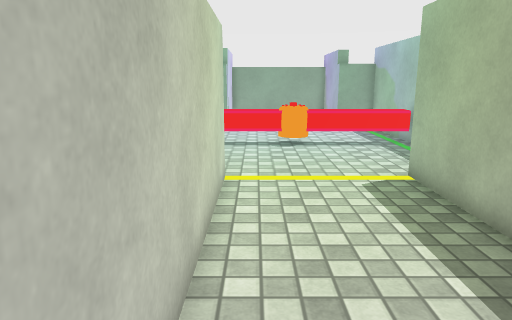
View 1 (above)

14 first-person views from a walk through a scene from a Unity 3-D project. The camera is 1.4 m above the floor, tilts 12° down and sees 70° across. The floor is counted in squares, 0.5 m on a side. Each view is taken from the middle of a square. On the plan, view 1 faces up. The plan holds only what a view shows up to about 20 squares ahead; the rest is blank. The player character is not drawn. Door leaves are left out, so doorways stand open. Some surface patterns are stand-ins.

View 2
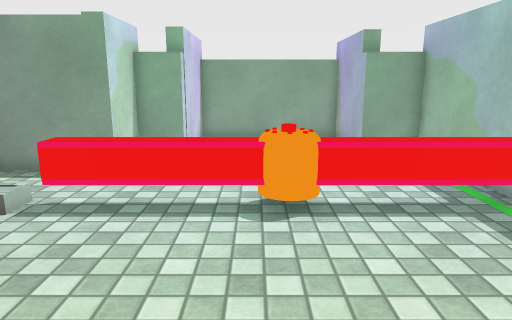

View 3
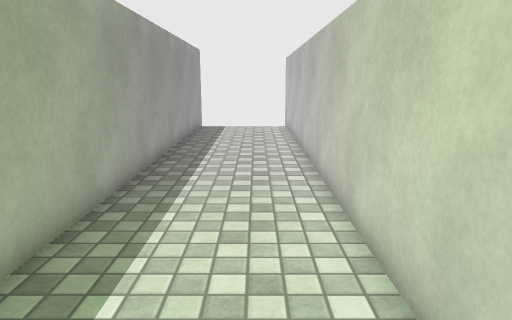

View 4
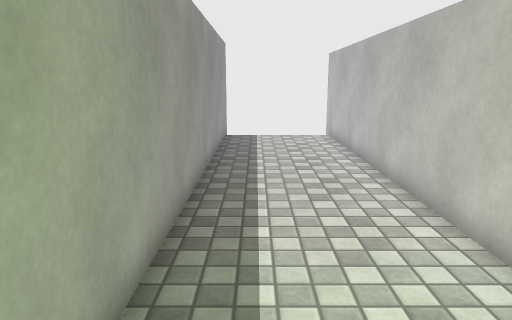

View 5
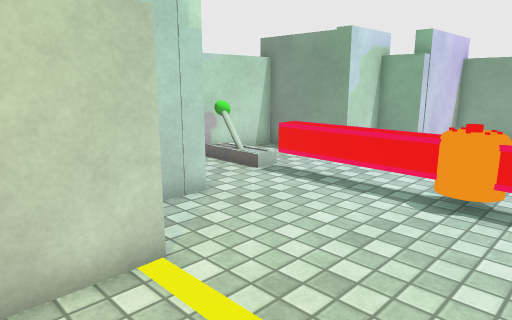

View 6
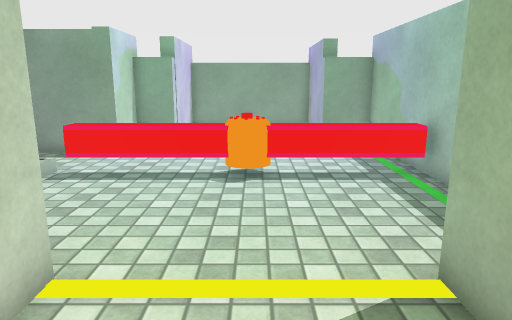

View 7
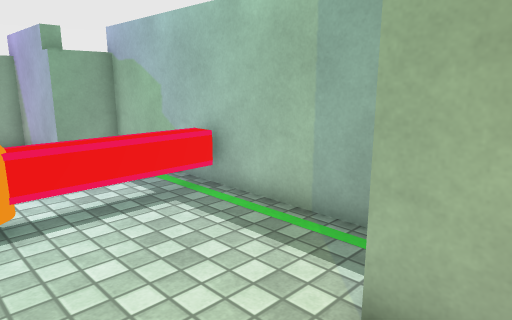

View 8
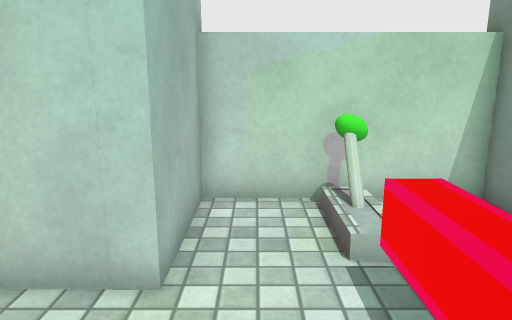

View 9
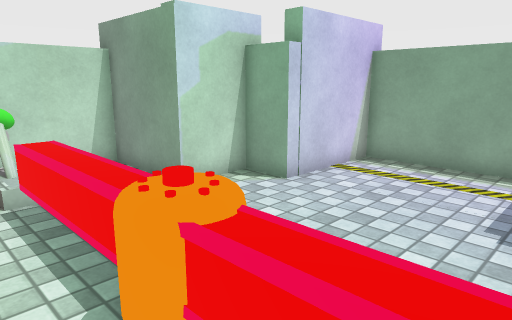

View 10
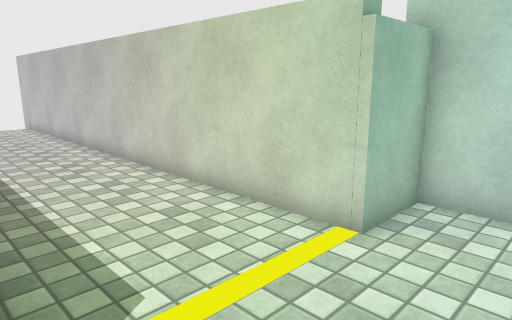

View 11
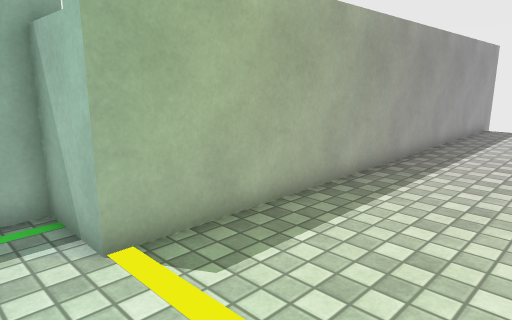

View 12
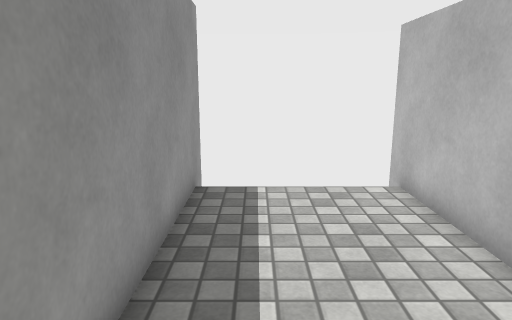

View 13
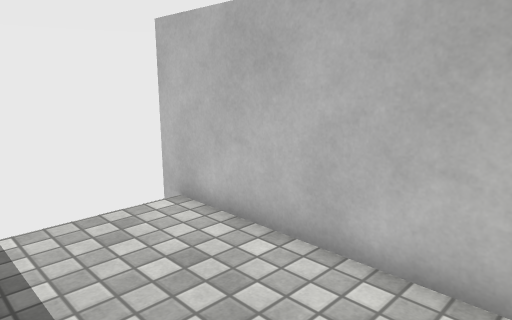

View 14
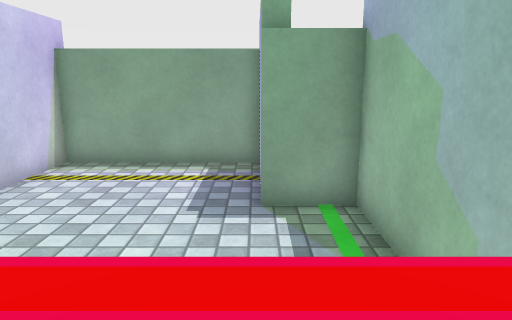

### Floor plan
Key: @ floor where view 1 was taken; # wall or solid block; . floor; D open door; = window, fence, low wall or low ledge; ^ raised ledge; L lever.
Columns run from 8 left of view 1 to 7 right of it. Each row starts with its distance up from view 1.
 28       ########
 27       #......#
 26       #......#
 25       #......#
 24       #......#
 23      ##......###
 22     # .........#
 21  #### .........#
 20 # .............#
 19 #..............#
 18 #  ......== ...#
 17 #L  .^^^^^^^^^^^
 16 #.........=....#
 15 #..............#
 14 #####..........#
 13     #..........#
 12     # .........#
 11      ##DDDDDDD##
 10       #DDDDDDD#
  9        #.....#
  8        #.....#
  7        #.....#
  6        #.....#
  5        #.....#
  4        #.....#
  3        #.....#
  2        #.....#
  1        #.....#
  0        #@....#
 -1        #.....#
 -2        #.....#
 -3        #.....#
 -4        #.....#
 -5        #.....#
 -6        #.....#
 -7        #.....#
 -8        #.....#
 -9        #.....#
-10        #.....#
-11        #.....#
-12        #     #

Positions as (right, up) in squares from view 1, and headings:
1: (0, 0), facing up
2: (1, 9), facing up
3: (1, 12), facing down
4: (3, 8), facing down
5: (4, 8), facing up-left
6: (2, 6), facing up
7: (1, 9), facing up-right
8: (1, 15), facing left
9: (5, 15), facing up-left
10: (5, 14), facing down-left
11: (-1, 13), facing down-right
12: (3, -2), facing down
13: (4, -4), facing down-left
14: (5, 15), facing up
